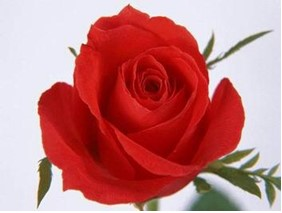
#> input picture four/flower3.jpg, 282 x 213 px
$ python huizhizhifangtuRGB.py
#> lines starting #> are read from the running program, lines starting #| are printed output that depends on the picture
# -*- coding: utf-8 -*-
"""
Created on Fri Dec 18 20:01:50 2020

@author: life
"""

import cv2
import numpy as np
from matplotlib import pyplot as plt
img = cv2.imread('flower3.jpg')
#> img is the input picture: shape (213, 282, 3); mean B, G, R 125.6, 123.7, 195.4
color = ('b','g','r')
# 对一个列表或数组既要遍历索引又要遍历元素时
# 使用内置enumerrate 函数会有更加直接，优美的做法
#enumerate 会将数组或列表组成一个索引序列。
# 使我们再获取索引和索引内容的时候更加方便
for i,col in enumerate(color):
    histr = cv2.calcHist([img],[i],None,[256],[0,256])
    plt.plot(histr,color = col)
    plt.xlim([0,256])
plt.show()
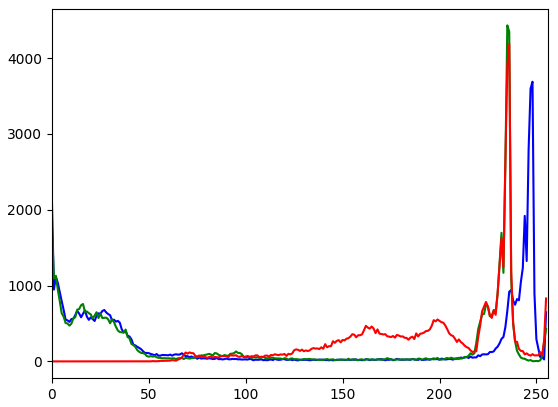
#> figure drawn by matplotlib, 1 panel; curve peaks at x = 248, y = 3688; curve peaks at x = 235, y = 4431; curve peaks at x = 236, y = 4188

$ run again, with four/flower2.jpg copied over four/flower3.jpg
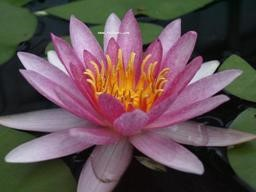
#> input picture four/flower2.jpg, 256 x 192 px
#> img is the input picture: shape (192, 256, 3); mean B, G, R 83.3, 80.9, 100.9
#> `plt.show()`:
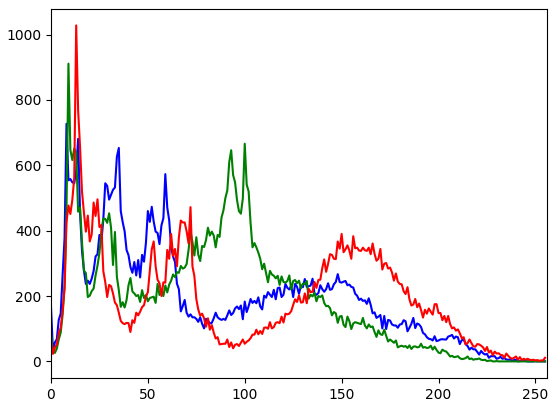
#> figure drawn by matplotlib, 1 panel; curve peaks at x = 8, y = 727; curve peaks at x = 9, y = 911; curve peaks at x = 13, y = 1028
